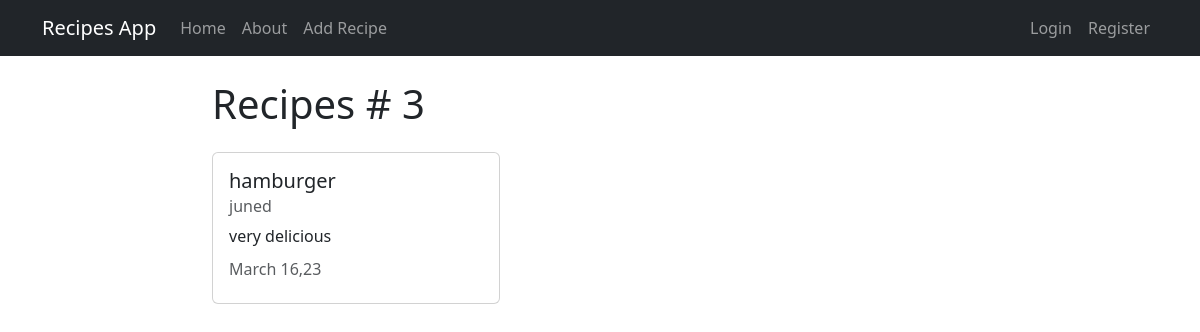
Page /recipess/recipe/3 on the committed database.
### recipess/models.py (models this page shows, shortened)
class Recipe(models.Model):
	title=models.CharField(max_length=50)
	description=models.TextField()
	author=models.ForeignKey(User,on_delete=models.CASCADE)
	created_at=models.DateTimeField(auto_now_add=True)
	updated_at=models.DateTimeField(auto_now=True)

### recipess/views.py (the view)
# urls.py: path('recipe/<int:pk>',views.RecipeDetailView.as_view(),name='recipess-detail'),
class RecipeDetailView(DetailView):
	model=models.Recipe

### recipess/templates/recipess/recipe_detail.html (shortened to what this page needs)
{% extends 'recipess/base.html' %}
{% block content %}
<h1>Recipes # {{ object.id }}</h1>
<div class="card my-4" style="width: 18rem;">
  <div class="card-body">
    <h5 class="card-title">{{ object.title }}</h5>
    <h6 class="card-subtitle mb-2 text-muted">{{object.author}}</h6>
    <p class="card-text">{{object.description}}</p>
    <h6 class="card-subtitle mb-2 text-muted">{{object.updated_at|date:"F d,y"}}</h6>
    </div>
</div>
{% endblock content %}

### rows in the picture
Recipe: id "3", title "hamburger", author "juned", description "very delicious", updated_at "March 16,23"
